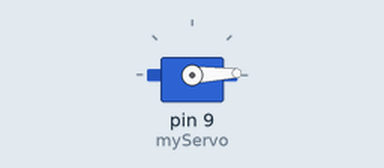
Simulated run of this sketch. Board: Arduino Uno, built with avr-gcc and run on an emulated ATmega328P. Shown: servo.

Above: at 0.05 s.
At 1.9 s:
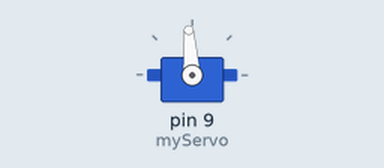
At 3.75 s:
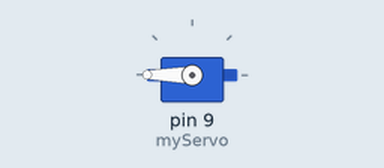
At 7.45 s:
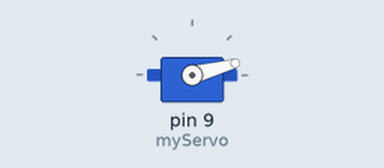
Timing chart, 0 to 10.7 s (numbered marks = the images above):
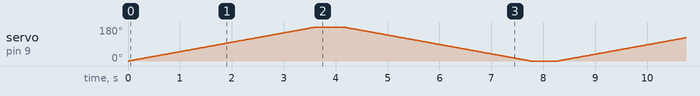

The sketch:

Servo_360motor_code_for_0_to_180_smooth_human_head.ino
```cpp
#include <Servo.h>

Servo myServo;         // Create a servo object
int pos = 0;           // Variable to hold the servo position
int delayTime = 20;    // Delay (ms) between each step – adjust for smoothness

void setup() {
  myServo.attach(9);   // Attach the servo on pin 9
}

void loop() {
  // Sweep from 0 to 180 degrees
  for (pos = 0; pos <= 180; pos++) {
    myServo.write(pos);  // Tell servo to go to position in variable 'pos'
    delay(delayTime);    // Wait a bit for smooth movement
  }
  delay(500);            // Pause at 180° for a moment

  // Sweep from 180 back to 0 degrees
  for (pos = 180; pos >= 0; pos--) {
    myServo.write(pos);
    delay(delayTime);
  }
  delay(500);            // Pause at 0° before starting again
  // myServo.write(360);
}
```
